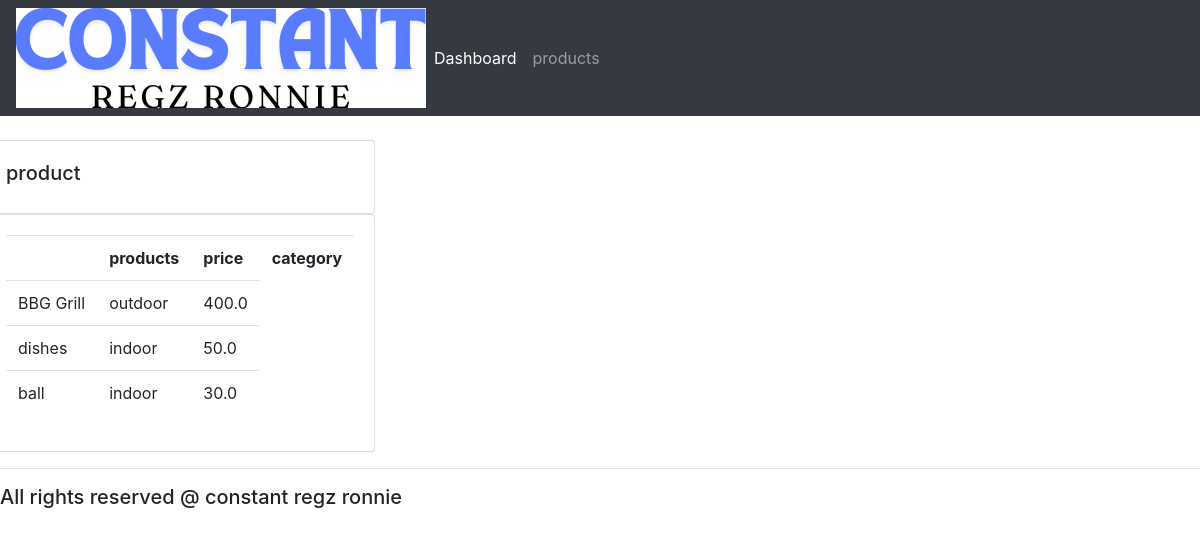
Screenshot of /products/ with the database file from the repository.
### myapp/models.py (models this page shows, shortened)
class Product(models.Model):
        CATEGORY=(
                   ('indoor','indoor'),
                   ('outdoor','outdoor'),
                  )
        name=models.CharField(max_length=200,null=True)
        price=models.FloatField(null=True)
        category=models.CharField(max_length=200,null=True ,choices=CATEGORY)
        description=models.CharField(max_length=200,null=True ,blank=True)
        date_created=models.DateTimeField( auto_now_add=True, null=True )
        tags=models.ManyToManyField(Tag)

### myapp/views.py (the view)
# urls.py: path('products/', views.products,name='products'),
def products(request):
    products=Product.objects.all()
    return render(request,'accounts/products.html',{"products":products})

### myapp/templates/accounts/products.html (shortened to what this page needs)
{% extends "accounts/main.html" %}
{% block content%}
<div class="row">
    <div class="col-mod">
        <div class="card card-body">
        <h5>product</h5>
        </div>
        <div class="card card-body">
            <table class="table ">
                <tr>
                    <th></th>
                    <th>products</th>
                    <th>price</th>
                    <th> category</th>
                </tr>
                {% for i in products%}
                <tr>
                <td>{{i.name}}</td>
                <td>{{i.category}}</td>
                <td>{{i.price}}</td>
            </tr>
                {% endfor%}
            </table>
        </div>
    </div>
</div>
{% endblock%}

### static/css/main.css (style rules this page uses)
body { background-color:#7CD1C0; }

### rows the page displays
Product: name "BBG Grill", category "outdoor", price "400.0"
Product: name "dishes", category "indoor", price "50.0"
Product: name "ball", category "indoor", price "30.0"
